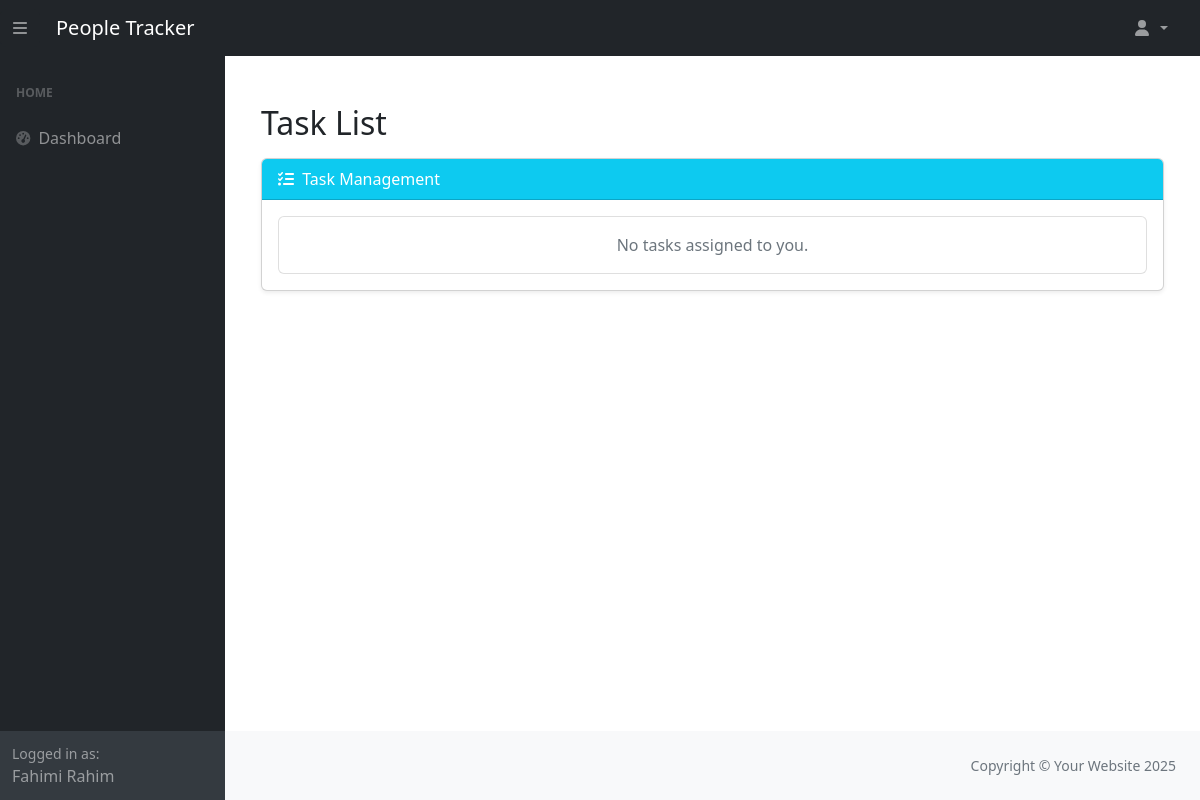
The app's page /task_management/task-list/ (signed in), older data.
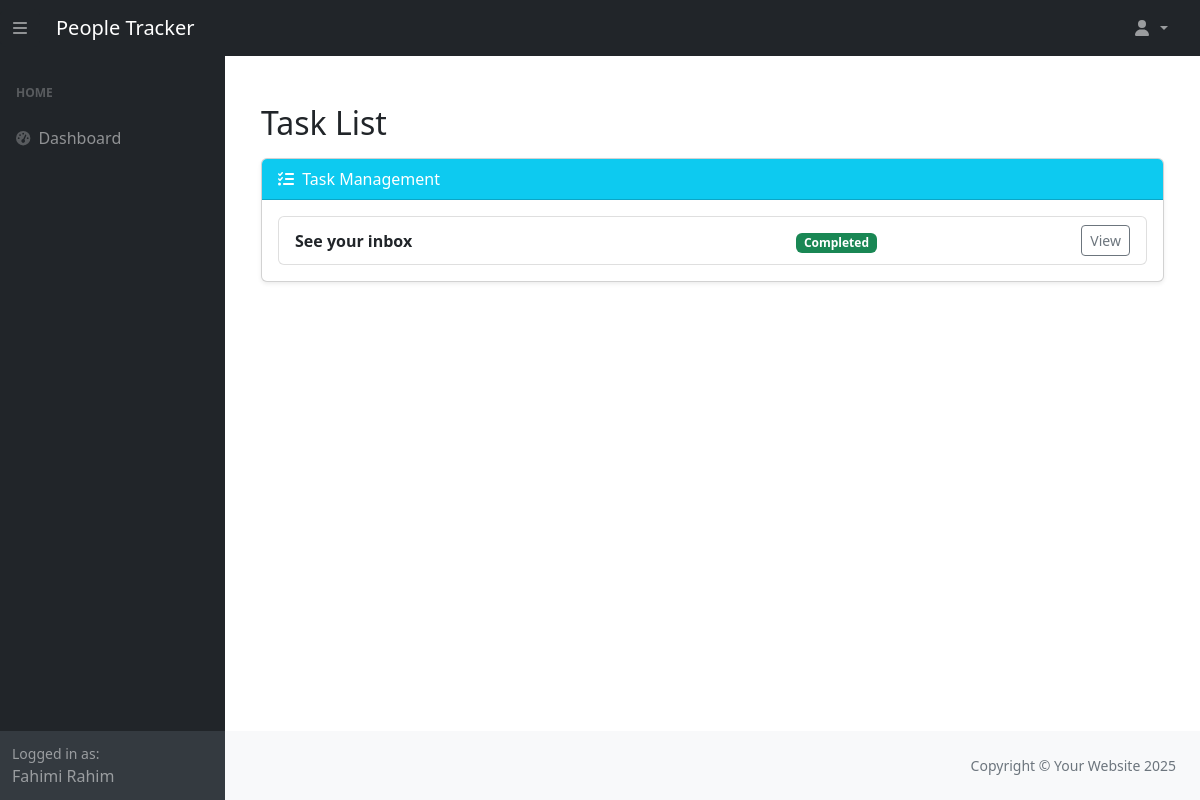
The same page, newer data.
### task_management/models.py (models this page shows, shortened)
class Task(models.Model):
    STATUS_CHOICES = [
        ("pending", "Pending"),
        ("in_progress", "In Progress"),
        ("completed", "Completed"),
        ("cancelled", "Cancelled"),
    ]
    PRIORITY_CHOICES = [
        ("low", "Low"),
        ("medium", "Medium"),
        ("high", "High"),
        ("urgent", "Urgent"),
    ]
    title = models.CharField(
        max_length=200,
        validators=[
            MinLengthValidator(3, message="Title must be at least 3 characters long."),
            MaxLengthValidator(200, message="Title cannot exceed 200 characters."),
        ],
        help_text="The title of the task (3-200 characters).",
    )
    description = models.TextField(
        max_length=2000,
        blank=True,
        validators=[
            MaxLengthValidator(2000, message="Description cannot exceed 2000 characters."),
        ],
        help_text="Detailed description of the task.",
    )
    status = models.CharField(
        max_length=20,
        choices=STATUS_CHOICES,
        default="pending",
        help_text="Current status of the task.",
    )
    priority = models.CharField(
        max_length=10,
        choices=PRIORITY_CHOICES,
        default="medium",
        help_text="Priority level of the task.",
    )
    assigned_to = models.ForeignKey(
        Person,
        on_delete=models.SET_NULL,
        null=True,
        blank=True,
        related_name="assigned_tasks",
        help_text="The person assigned to this task.",
    )
    created_by = models.ForeignKey(
        Person,
        on_delete=models.SET_NULL,
        null=True,
        related_name="created_tasks",
        help_text="The person who created this task.",
    )
    due_date = models.DateField(
        null=True,
        blank=True,
        help_text="The due date for task completion.",
    )
    created_at = models.DateTimeField(
        auto_now_add=True,
        help_text="Timestamp when the task was created.",
    )
    updated_at = models.DateTimeField(
        auto_now=True,
        help_text="Timestamp when the task was last updated.",
    )
    history = HistoricalRecords(table_name="task_history")
    class Meta:
        ordering = ["-created_at"]
        permissions = [
            ("can_assign_task", "Can assign tasks to others"),
            ("can_change_priority", "Can change task priority"),
        ]

### task_management/views.py (the view)
# urls.py: path('task-list/', views.TaskListView.as_view(), name='task_list'),
class TaskListView(LoginRequiredMixin, ListView):
    model = Task
    template_name = "task_management/task_list.html"
    context_object_name = "tasks"
    paginate_by = 10
    def get_queryset(self):
        user = self.request.user
        person = get_person(user)
        if is_hr_admin(user):
            tasks = Task.objects.all()
        elif is_manager(user) and person:
            tasks = Task.objects.filter(assigned_to__manager=person)
        elif person:
            tasks = Task.objects.filter(assigned_to=person)
        else:
            tasks = Task.objects.none()
        status = self.request.GET.get("status")
        if status:
            tasks = tasks.filter(status=status)
        priority = self.request.GET.get("priority")
        if priority:
            tasks = tasks.filter(priority=priority)
        search = self.request.GET.get("search")
        if search:
            tasks = tasks.filter(title__icontains=search)
        return tasks

### people_management/context_processors.py (called while the page is built)
def inject_person(request):
    user = request.user
    current_person = getattr(user, "person", None) if user.is_authenticated else None
    return {"current_person": current_person}

### people_management/utils.py (called while the page is built)
def get_person(user):
    try:
        return user.person
    except Person.DoesNotExist:
        return None

def get_role(user):
    person = get_person(user)
    return person.role if person else None

def is_hr_admin(user):
    return user.is_staff or get_role(user) == "hr_admin"

def is_manager(user):
    return get_role(user) == "manager"

### task_management/templates/task_management/task_list.html (shortened to what this page needs)
{% extends "dashboard/base.html" %}
{% block content %}
<div class="container mt-5">
  <div class="d-flex justify-content-between align-items-center mb-3">
    <h2 class="mb-0">Task List</h2>
  </div>
  <div class="card shadow-sm">
    <div class="card-header bg-info text-white">
      <i class="fas fa-tasks me-1"></i> Task Management
    </div>
    <div class="card-body">
      <ul class="list-group">
        {% for task in tasks %}
          <li class="list-group-item">
            <div class="row align-items-center">
              <div class="col-md-7">
                <strong>{{ task.title }}</strong>
              </div>
              <div class="col-md-3">
                {% if task.status == "pending" %}
                  <span class="badge bg-secondary">Pending</span>
                {% elif task.status == "in progress" %}
                  <span class="badge bg-primary">In Progress</span>
                {% elif task.status == "completed" %}
                  <span class="badge bg-success">Completed</span>
                {% else %}
                  <span class="badge bg-dark">{{ task.status }}</span>
                {% endif %}
              </div>
              <div class="col-md-2 text-end">
                {% if task.pk %}
                  <a href="{% url 'task_management:task_detail' pk=task.pk %}"
                     class="btn btn-sm btn-outline-secondary">
                    View
                  </a>
                {% endif %}
              </div>
            </div>
          </li>
        {% empty %}
          <li class="list-group-item text-muted text-center py-3">
            No tasks assigned to you.
          </li>
        {% endfor %}
      </ul>
    </div>
  </div>
</div>
{% endblock %}

Row changes from the older to the newer data that the page shows:
added Task: title "See your inbox", status "Completed", shows "View"
Text that changed along with them:
text no longer shown: "No tasks assigned to you."
